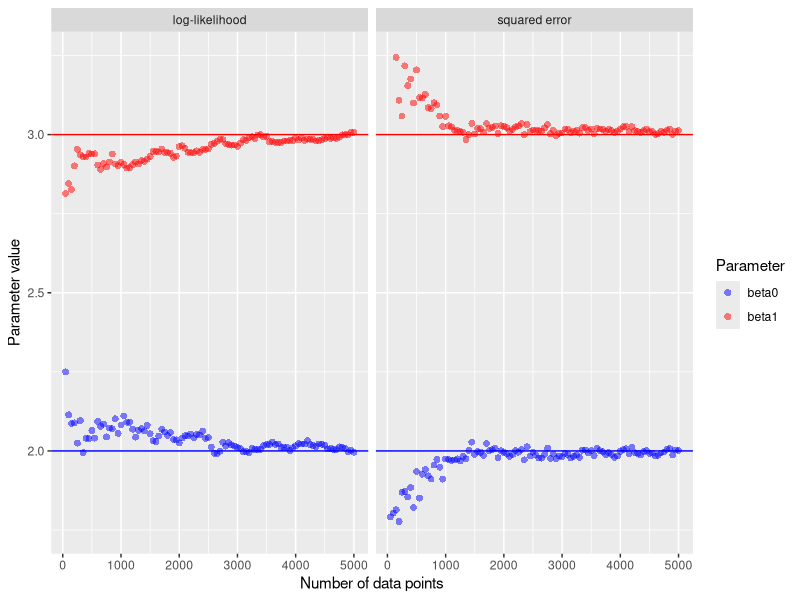

Write R code to recreate this figure.
## ---- chunk 1
library(ggplot2)
library(magrittr)
decay_scheduler <- function(gamma0 = 1, a = 1, K = 1, gamma1, n1) {
  force(a)
  if (!missing(gamma1) && !missing(n1))
    K <- n1^a * gamma1 / (gamma0 - gamma1)
  b <- gamma0 * K
  function(n) b / (K + n^a)
}
## ---- chunk 2
set.seed(13102020)
N <- 5000
beta_true = c(2, 3)
sigma <- 5
mu <- function(z, beta) exp(beta[1] + beta[2] * z)
beta <- vector("list", N)

rate <- decay_scheduler(gamma0 = 0.0004, K = 100) 
beta[[1]] <- c(beta0 = 1, beta1 = 1)

for(i in 2:N) {
  # Simulating a new data point
  z <- runif(1, -1, 1)
  y <- rnorm(1, mu(z, beta_true), sigma)
  # Update via squared error gradient 
  mu_old <- mu(z, beta[[i - 1]])
  beta[[i]] <- beta[[i - 1]]  - rate(i) * mu_old * (mu_old - y) * c(1, z)
}
beta[[N]]  # Compare this to beta_true
## ---- chunk 3
set.seed(13102020)
beta_SE <- cbind(as.data.frame(do.call(rbind, beta)),
                 data.frame(iteration = 1:N, loss = "squared error"))

rate <- decay_scheduler(gamma0 = 0.01, K = 100) 
beta[[1]] <- c(beta0 = 1, beta1 = 1)

for(i in 2:N) {
  # Simulating a new data point
  z <- runif(1, -1, 1)
  y <- rnorm(1, mu(z, beta_true), sigma)
  # Update via log-likelihood gradient 
  mu_old <- mu(z, beta[[i - 1]])
  beta[[i]] <- beta[[i - 1]]  - rate(i) * (mu_old - y) * c(1, z)
}
beta[[N]]  # Compare this to beta_true
## ---- chunk 4
beta_all <- rbind(
  cbind(as.data.frame(do.call(rbind, beta)),
        data.frame(iteration = 1:N, loss = "log-likelihood")),
  beta_SE) %>% 
  tidyr::pivot_longer(cols = c("beta0", "beta1"), names_to = "Parameter") %>% 
  dplyr::filter(iteration %% 50 == 0)

ggplot(beta_all, aes(iteration, value, color = Parameter)) + 
  geom_hline(yintercept = beta_true[1], color = "blue") + 
  geom_hline(yintercept = beta_true[2], color = "red") + 
  geom_point(alpha = 0.5, shape = 16, size = 2) + 
  ylim(c(1.75, 3.25)) + 
  ylab("Parameter value") +
  xlab("Number of data points") +
  facet_wrap("loss") +
  scale_color_manual(values = c("blue", "red"))
